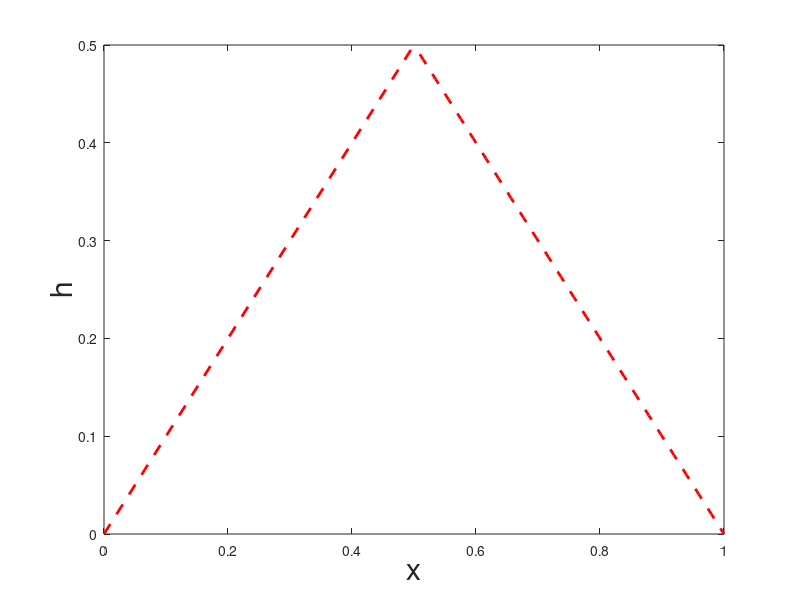

The MATLAB script that drew this image: (Note: this script raises an error after producing the figure.)
% Solves the thin-film equation
%           h_t + (h^2 h_xxx)_x = 0
% with nonzero contact angles and kinematic condition.
clear all

% set model & computational paramters
L     = 1.0;  % initial domain size (0,L)
T     = 0.2;  % final time
SL    = 1.0;  % negative spreading coefficient at x=x-
SR    = 1.0;  % negative spreading coefficient at x=x+
g1    = 0.0;  % tangential gravity
g2    = 0.0;  % normal gravity
nt    = 100;  % number of time steps
npoint= 100;  % number of vertices

% create element decomposition for FE method
x               =linspace(0,L,npoint)';% vertices
nelement        =npoint-1;             % no elements
nd(1:nelement,1)=1:npoint-1;           % id left point of an element
nd(1:nelement,2)=2:npoint;             % id right point of an element
local_mass_p1   =[1/3 1/6;1/6 1/3];    % mass matrix for reference [0,1]

% * create & remember initial data
h  = L/2-abs(L/2-x); 

hi = h;xi = x;
t  = 0;dt = T/nt;

% initial data
hold off
plot(xi,hi,'r--','LineWidth',2);
xlabel('x','FontSize',22);ylabel('h','FontSize',22);
hold on
for it=1:nt       
    % construct system matrices
    build_FE_matrices % script: matrices A,S,M,Dx for FEM
    build_ALE_matrix  % script: matrices for ALE decomposition
    
    % FE problem: build right-hand-side rhs & solve
    rhs=[zeros(npoint,1);S*h+M*(2*g2*h-g1*x)];
    rhs(ndof+1)=rhs(ndof+1)+(SL+(dh(  1)^2)/2)/dh(  1);
    rhs(2*ndof)=rhs(2*ndof)-(SR+(dh(end)^2)/2)/dh(end);
    u = A\rhs; % solve for u=(hdot,pi)^t
    
    % perform ALE decomposition & update solution
    U = (I-P)\u(1:ndof); % select only u, forget p
    h = h + dt*I*U;      % update h
    x = x + dt*X*U;      % update x
    
    % plot numerical solution
    if mod(it,10)==1
        plot(x,h,'b-','LineWidth',2);
        drawnow
    end
end
legend('initial','t > 0')
set(gca,'FontSize',22)
hold off